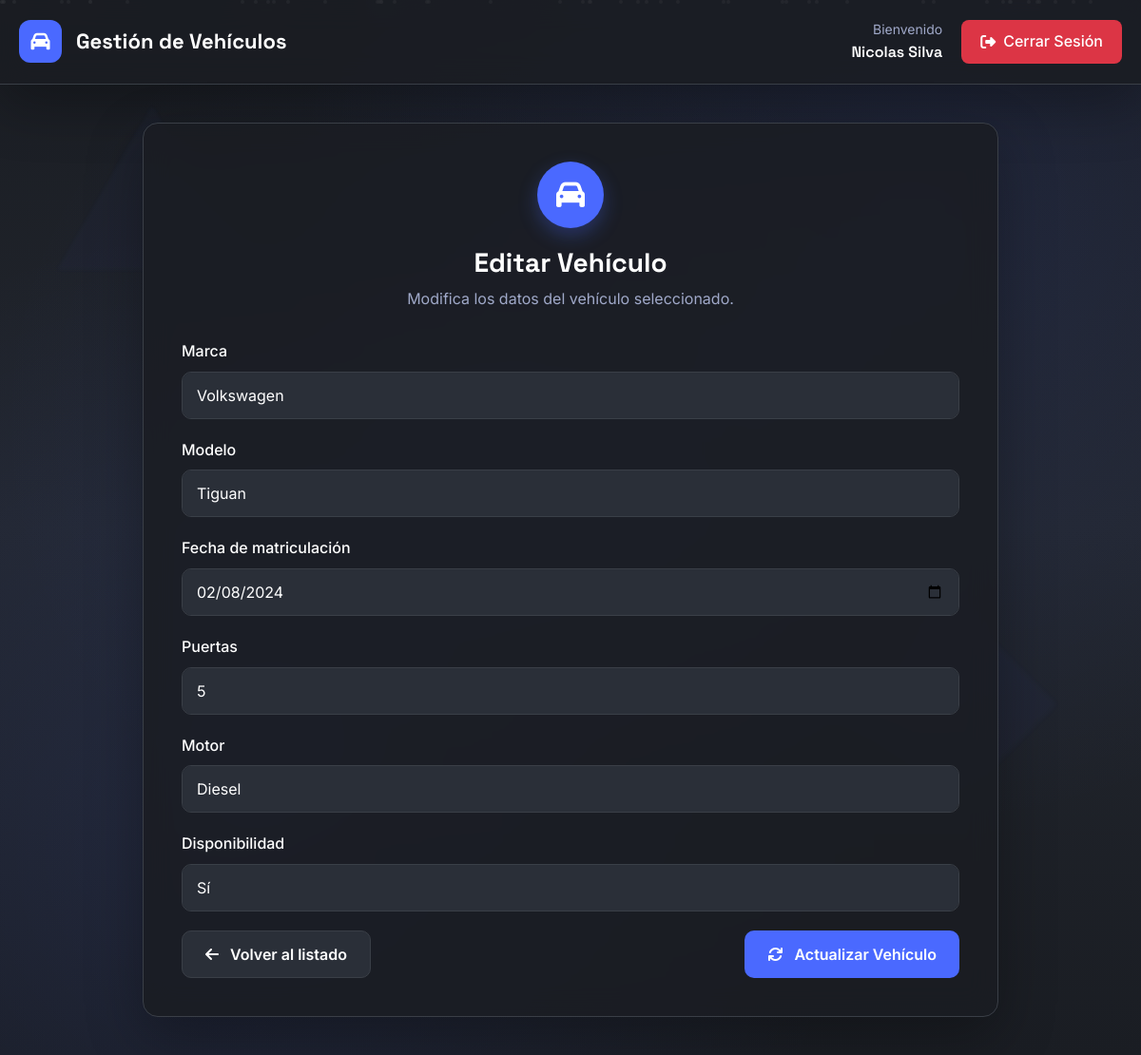
Page /index.php?controller=vehiculo&action=edit&id=6 (signed in) on the committed database.
### tables this page shows
CREATE TABLE `vehiculos` (
  `id` int(11) NOT NULL,
  `marca` varchar(50) NOT NULL,
  `modelo` varchar(50) NOT NULL,
  `fecha_matriculacion` date NOT NULL,
  `puertas` tinyint(1) NOT NULL,
  `motor` enum('Diesel','Gasolina','Hibrido','Electrico') NOT NULL,
  `disponibilidad` enum('Si','No') NOT NULL
);

### config/Database.php (called while the page is built, shortened)
<?php
class Database
{
    private string $host     = 'localhost';
    private string $db_name  = 'loginphp';
    private string $username = 'root';
    private string $password = '';
    private ?PDO $conn = null;
    public function getConnection(): ?PDO
    {
        try {
            $dsn = "mysql:host={$this->host};dbname={$this->db_name};charset=utf8mb4";
            $this->conn = new PDO($dsn, $this->username, $this->password, [
                PDO::ATTR_ERRMODE            => PDO::ERRMODE_EXCEPTION,
                PDO::ATTR_DEFAULT_FETCH_MODE => PDO::FETCH_ASSOC,
            ]);
        } catch (PDOException $exception) {
            die('Error de conexión a la base de datos');
        }
        return $this->conn;
    }
}

### models/Vehiculo.php (called while the page is built, shortened)
<?php
class Vehiculo
{
    private PDO $conn;
    private string $table_name = 'vehiculos';
    public ?int $id = null;
    public function __construct(PDO $db)
    {
        $this->conn = $db;
    }
    public function readOne(): void
    {
        $query = "SELECT id, marca, modelo, fecha_matriculacion, puertas, motor, disponibilidad
                  FROM {$this->table_name}
                  WHERE id = :id
                  LIMIT 1";
        $stmt = $this->conn->prepare($query);
        $stmt->bindParam(':id', $this->id, PDO::PARAM_INT);
        $stmt->execute();
        if ($row = $stmt->fetch(PDO::FETCH_ASSOC)) {
            $this->id                   = (int)$row['id'];
            $this->marca                = $row['marca'];
            $this->modelo               = $row['modelo'];
            $this->fecha_matriculacion  = $row['fecha_matriculacion'];
            $this->puertas              = (int)$row['puertas'];
            $this->motor                = $row['motor'];
            $this->disponibilidad       = $row['disponibilidad'];
        }
    }
}

### views/vehiculos/editar.php (the view, shortened to what this page needs)
<!DOCTYPE html>
<html lang="es">
<head>
    <link href="https://cdn.jsdelivr.net/npm/bootstrap@5.3.3/dist/css/bootstrap.min.css" rel="stylesheet">
    <link rel="stylesheet" href="https://cdnjs.cloudflare.com/ajax/libs/font-awesome/6.4.0/css/all.min.css">
    <link rel="stylesheet" href="styles/crud.css">
</head>
<body>
    <div class="bg-animation"></div>
    <div class="particle-system" id="particles"></div>
    <div class="geometric-shapes">
        <div class="geo-shape triangle" style="top: 10%; left: 5%;"></div>
        <div class="geo-shape circle" style="bottom: 20%; left: 15%;"></div>
    </div>
    <div class="page-container">
        <header class="page-header">
            <div class="header-content">
                <div class="logo-section">
                    <div class="logo-icon"><i class="fas fa-car"></i></div>
                    <div class="logo-text">Gestión de Vehículos</div>
                </div>
                <div class="user-section">
                    <div class="user-info">
                        <div class="user-welcome">Bienvenido</div>
                        <div class="user-name">
                            <?php if (isset($_SESSION['nombre'], $_SESSION['apellidos'])): ?>
                                <?php echo htmlspecialchars($_SESSION['nombre'] . ' ' . $_SESSION['apellidos']); ?>
                            <?php else: ?>
                                Administrador
                            <?php endif; ?>
                        </div>
                    </div>
                    <a href="index.php?controller=auth&action=logout" class="logout-btn"><i class="fas fa-sign-out-alt"></i> Cerrar Sesión</a>
                </div>
            </div>
        </header>
        <main class="page-content">
            <div class="main-card">
                <div class="main-card-header">
                    <div class="main-card-icon"><i class="fas fa-car"></i></div>
                    <h1 class="main-card-title">Editar Vehículo</h1>
                    <p class="main-card-subtitle">Modifica los datos del vehículo seleccionado.</p>
                </div>
                <form method="POST" action="index.php?controller=vehiculo&action=edit">
                    <div class="form-group"><label for="marca" class="form-label">Marca</label><input type="text" class="form-control" name="marca" id="marca" value="<?php echo htmlspecialchars($vehiculo->marca); ?>" required></div>
                    <div class="form-group"><label for="modelo" class="form-label">Modelo</label><input type="text" class="form-control" name="modelo" id="modelo" value="<?php echo htmlspecialchars($vehiculo->modelo); ?>" required></div>
                    <div class="form-group"><label for="fecha_matriculacion" class="form-label">Fecha de matriculación</label><input type="date" class="form-control" name="fecha_matriculacion" id="fecha_matriculacion" max="<?php echo date('Y-m-d'); ?>" value="<?php echo htmlspecialchars($vehiculo->fecha_matriculacion); ?>" required></div>
                    <div class="form-group"><label for="puertas" class="form-label">Puertas</label><input type="number" min="1" max="8" class="form-control" name="puertas" id="puertas" value="<?php echo htmlspecialchars($vehiculo->puertas); ?>" required></div>
                    <div class="form-group"><label for="motor" class="form-label">Motor</label>
                        <select class="form-control" name="motor" id="motor" required>
                            <?php $motores = ['Diesel','Gasolina','Hibrido','Electrico']; ?>
                            <?php foreach ($motores as $m): ?>
                                <option value="<?php echo $m; ?>" <?php echo ($vehiculo->motor === $m) ? 'selected' : ''; ?>><?php echo $m; ?></option>
                            <?php endforeach; ?>
                        </select>
                    </div>
                    <div class="form-group"><label for="disponibilidad" class="form-label">Disponibilidad</label>
                        <select class="form-control" name="disponibilidad" id="disponibilidad" required>
                            <option value="Si" <?php echo ($vehiculo->disponibilidad === 'Si') ? 'selected' : ''; ?>>Sí</option>
                        </select>
                    </div>
                    <div class="d-flex justify-content-between">
                        <a href="index.php?controller=vehiculo&action=index" class="btn btn-secondary"><i class="fas fa-arrow-left me-1"></i> Volver al listado</a>
                        <button type="submit" class="btn btn-primary"><i class="fas fa-sync me-1"></i> Actualizar Vehículo</button>
                    </div>
                </form>
            </div>
        </main>
    </div>
</body>
</html>

### rows in the picture
vehiculos: marca "Volkswagen", modelo "Tiguan", fecha_matriculacion "02/08/2024", puertas "5", motor "Diesel", disponibilidad "Sí"

### other values in the picture
$_SESSION['nombre'] . ' ' . $_SESSION['apellidos'] "Nicolas Silva"
